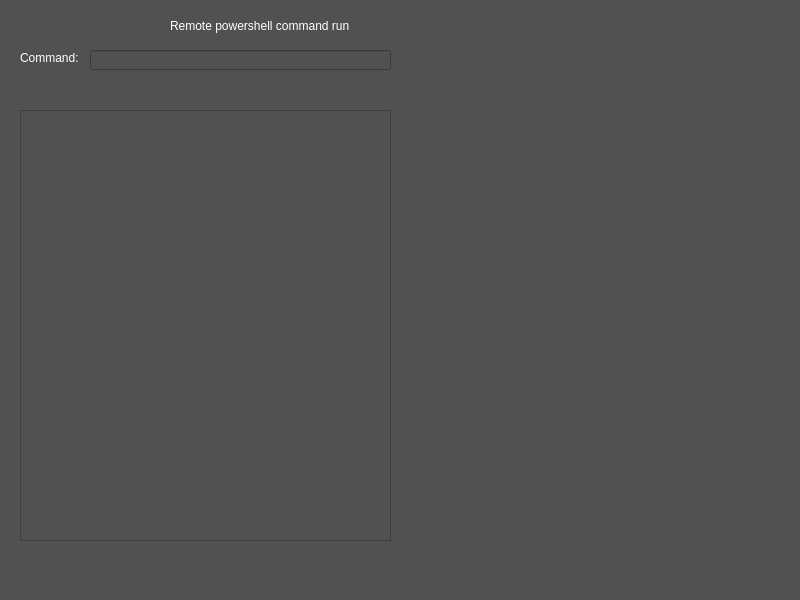
<?xml version="1.0" encoding="UTF-8"?>
<ui version="4.0">
 <class>MainWindow</class>
 <widget class="QMainWindow" name="MainWindow">
  <property name="geometry">
   <rect>
    <x>0</x>
    <y>0</y>
    <width>800</width>
    <height>600</height>
   </rect>
  </property>
  <property name="windowTitle">
   <string>MainWindow</string>
  </property>
  <property name="styleSheet">
   <string notr="true">background-color: rgb(81, 81, 81);</string>
  </property>
  <widget class="QWidget" name="centralwidget">
   <widget class="QLabel" name="label">
    <property name="geometry">
     <rect>
      <x>170</x>
      <y>10</y>
      <width>181</width>
      <height>31</height>
     </rect>
    </property>
    <property name="styleSheet">
     <string notr="true">color: rgb(255, 255, 255);
font: 75 12pt &quot;MS Shell Dlg 2&quot;;</string>
    </property>
    <property name="text">
     <string>Remote powershell command run</string>
    </property>
   </widget>
   <widget class="QLineEdit" name="txtCommand">
    <property name="geometry">
     <rect>
      <x>90</x>
      <y>50</y>
      <width>301</width>
      <height>20</height>
     </rect>
    </property>
   </widget>
   <widget class="QPlainTextEdit" name="txtResult">
    <property name="geometry">
     <rect>
      <x>20</x>
      <y>110</y>
      <width>371</width>
      <height>431</height>
     </rect>
    </property>
    <property name="readOnly">
     <bool>true</bool>
    </property>
   </widget>
   <widget class="QLabel" name="label_2">
    <property name="geometry">
     <rect>
      <x>20</x>
      <y>50</y>
      <width>61</width>
      <height>16</height>
     </rect>
    </property>
    <property name="styleSheet">
     <string notr="true">font: 11pt &quot;MS Shell Dlg 2&quot;;
color: rgb(255, 255, 255);</string>
    </property>
    <property name="text">
     <string>Command:</string>
    </property>
   </widget>
  </widget>
 </widget>
 <resources/>
 <connections/>
</ui>
